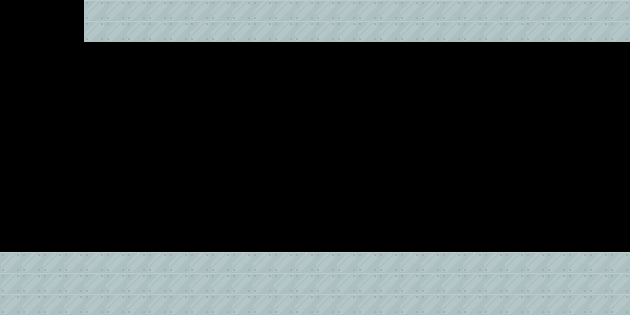

A level layout from a 2D game, rendered from its tile map. Below: a short description, then the map file with its tile-grid data intact:
An orthogonal 30x15 tile map with 21x21 px tiles, 1 tile layer (Capa de patrones 1) and 2 objects.

<map version="1.2" tiledversion="1.3.4" orientation="orthogonal" renderorder="right-down" width="30" height="15" tilewidth="21" tileheight="21" infinite="0" nextlayerid="3" nextobjectid="4">
 <tileset firstgid="1" source="sprites.tsx" />
 <layer id="1" name="Capa de patrones 1" width="30" height="15">
  <data encoding="csv">
0,0,0,0,737,737,737,737,737,737,737,737,737,737,737,737,737,737,737,737,737,737,737,737,737,737,737,737,737,737,
0,0,0,0,737,737,737,737,737,737,737,737,737,737,737,737,737,737,737,737,737,737,737,737,737,737,737,737,737,737,
0,0,0,0,0,0,0,0,0,0,0,0,0,0,0,0,0,0,0,0,0,0,0,0,0,0,0,0,0,0,
0,0,0,0,0,0,0,0,0,0,0,0,0,0,0,0,0,0,0,0,0,0,0,0,0,0,0,0,0,0,
0,0,0,0,0,0,0,0,0,0,0,0,0,0,0,0,0,0,0,0,0,0,0,0,0,0,0,0,0,0,
0,0,0,0,0,0,0,0,0,0,0,0,0,0,0,0,0,0,0,0,0,0,0,0,0,0,0,0,0,0,
0,0,0,0,0,0,0,0,0,0,0,0,0,0,0,0,0,0,0,0,0,0,0,0,0,0,0,0,0,0,
0,0,0,0,0,0,0,0,0,0,0,0,0,0,0,0,0,0,0,0,0,0,0,0,0,0,0,0,0,0,
0,0,0,0,0,0,0,0,0,0,0,0,0,0,0,0,0,0,0,0,0,0,0,0,0,0,0,0,0,0,
0,0,0,0,0,0,0,0,0,0,0,0,0,0,0,0,0,0,0,0,0,0,0,0,0,0,0,0,0,0,
0,0,0,0,0,0,0,0,0,0,0,0,0,0,0,0,0,0,0,0,0,0,0,0,0,0,0,0,0,0,
0,0,0,0,0,0,0,0,0,0,0,0,0,0,0,0,0,0,0,0,0,0,0,0,0,0,0,0,0,0,
737,737,737,737,737,737,737,737,737,737,737,737,737,737,737,737,737,737,737,737,737,737,737,737,737,737,737,737,737,737,
737,737,737,737,737,737,737,737,737,737,737,737,737,737,737,737,737,737,737,737,737,737,737,737,737,737,737,737,737,737,
737,737,737,737,737,737,737,737,737,737,737,737,737,737,737,737,737,737,737,737,737,737,737,737,737,737,737,737,737,737
</data>
 </layer>
 <objectgroup id="2" name="Capa de Objetos 1">
  <object id="1" x="83" y="1" width="546" height="39" />
  <object id="2" x="-1" y="251" width="630" height="62" />
 </objectgroup>
</map>
